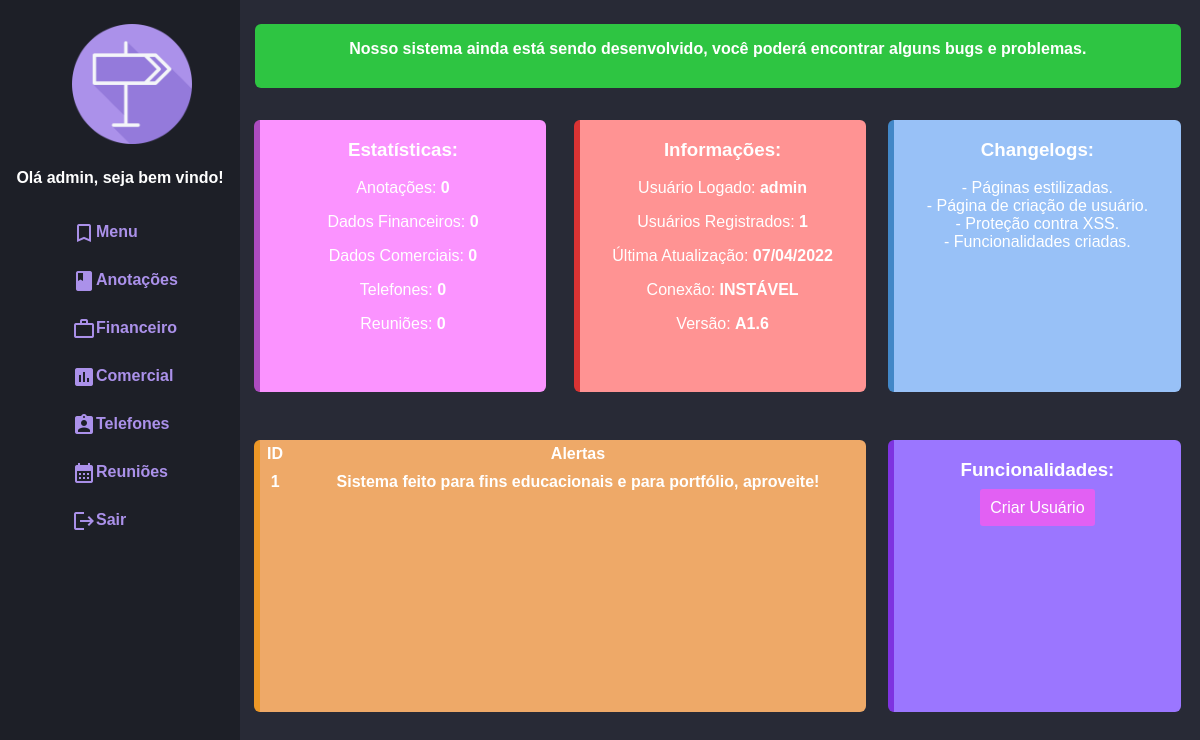
The page /web/main.php (signed in) on the database its author committed.
### tables this page shows
CREATE TABLE `changelogs` (
  `id` int(11) NOT NULL,
  `logs` text DEFAULT NULL,
  `atualizado` text DEFAULT NULL,
  `versao` varchar(5) DEFAULT NULL
);

CREATE TABLE `alerts` (
  `id` int(11) NOT NULL,
  `alerta` text NOT NULL
);

### web/main.php (the view, shortened to what this page needs)
<?php
    include("../system/coredb.php");
    include("../system/menu-left.php");
?>
<!DOCTYPE html>
<html>
    <head>
    </head>
    <body>
        <div class="menu-content">
            <div class="menu-alert">
                <p><strong>Nosso sistema ainda está sendo desenvolvido, você poderá encontrar alguns bugs e problemas.</strong><p>
            </div>
            <div class="menu-changelogs">
                <h3>Changelogs:</h3>
                <p><?php echo $changelogs['logs'];?><p>
            </div>
            <div class="menu-info">
                <h3>Informações:</h3>
                <p>Usuário Logado: <b><?php echo $_SESSION['usuario'];?></b></p>
                <p>Usuários Registrados: <b><?php echo $estUsers['user'];?></b></p>
                <p>Última Atualização: <b><?php echo $atualizadoEm['atualizado'];?></b></p>
                <p>Conexão: <b><?php checarConexao();?></b></p>
                <p>Versão: <b><?php echo $versao['versao'];?></b></p>
            </div>
            <div class="menu-estat">
                <h3>Estatísticas:</h3>
                <p>Anotações: <b><?php echo $estatanotacao['anotacao'];?></b></p>
                <p>Dados Financeiros: <b><?php echo $estFinan['finan'];?></b></p>
                <p>Dados Comerciais: <b><?php echo $estComercial['comer'];?></b></p>
                <p>Telefones: <b><?php echo $estFone['fone'];?></b></p>
                <p>Reuniões: <b><?php echo $estReuniao['reuniao'];?></b></p>
            </div>
            <div class="menu-options">
                <h3>Funcionalidades:</h3>
                <a class="criar-user-button" href="management/index.php" target="_blank">Criar Usuário</a>
            </div>
            <div class="menu-alerts">
                <table border="0" width="100%" bordercolor="#fff" cellspacing="0" cellpadding="5">
                    <tr>
                        <td><strong>ID</strong></td>
                        <td><strong>Alertas</strong></td>
                    </tr>
                    <?php
                        $displayAlerta = mysqli_query($conexao, "SELECT * from alerts order by id desc");
                        while($campo = mysqli_fetch_array($displayAlerta)){?>
                            <tr>
                                <td><b><?=htmlentities($campo['id'])?></b></td>
                                <td><b><?=htmlentities($campo["alerta"])?></b></td>
                            </tr>
                    <?php   }?>
            </div>
        </div>
    </body>
</html>

### system/menu-left.php (shortened to what this page needs)
<!DOCTYPE html>
<html>
<head>
    <link rel="stylesheet" type="text/css" href="../assets/css/web.css">
</head>
<body>
    <div class="menu-left">
        <img class="menu-left-icon" src="../assets/images/menu-left-icon.png">
        <h4 id="title-menu-left">Olá <?php echo $_SESSION['usuario'];?>, seja bem vindo!</h4>
            <nav class="menu-buttons">
                <b><a id="menu-button" href="main.php"><i id="icon_menu" class="material-icons">bookmark_border</i>Menu</a></b>
                <b><a id="menu-anot" href="anotacoes.php" name="anotacoes"><i class="material-icons">book</i>Anotações</a></b>
                <b><a id="menu-finan" href="financeiro.php"><i class="material-icons">work_outline</i>Financeiro</a></b>
                <b><a id="menu-comer" href="comercial.php"><i class="material-icons">assessment</i>Comercial</a></b>
                <b><a id="menu-telef" href="telefones.php"><i class="material-icons">assignment_ind</i>Telefones</a></b>
                <b><a id="menu-reun" href="reunioes.php"><i class="material-icons">calendar_month</i>Reuniões</a></b>
                <b><a id="menu-sair" href="logout.php"><i class="material-icons">logout</i>Sair</a></b>
            </nav>
    </div>
<body>
</html>

### system/coredb.php (shortened to what this page needs)
<?php
$conexao = mysqli_connect(Host, Usuario, Senha, Database) or die ('Não foi possível conectar ao banco de dados!');
$querylogs = "SELECT logs FROM changelogs";
$logs = mysqli_query($conexao, $querylogs);
$changelogs = mysqli_fetch_assoc($logs);
$estatnota = mysqli_query($conexao, "SELECT count(*) as anotacao FROM anotacoes");
$estatanotacao = mysqli_fetch_assoc($estatnota);
$estatFinan = mysqli_query($conexao, "SELECT count(*) as finan FROM financeiro");
$estFinan = mysqli_fetch_assoc($estatFinan);
$estatComercial = mysqli_query($conexao, "SELECT count(*) as comer FROM comercial");
$estComercial = mysqli_fetch_assoc($estatComercial);
$estatFone = mysqli_query($conexao, "SELECT count(*) as fone FROM telefones");
$estFone = mysqli_fetch_assoc($estatFone);
$estatReuniao = mysqli_query($conexao, "SELECT count(*) as reuniao FROM reunioes");
$estReuniao = mysqli_fetch_assoc($estatReuniao);
$estatUsers = mysqli_query($conexao, "SELECT count(*) as user FROM usuarios");
$estUsers = mysqli_fetch_assoc($estatUsers);
$dataLogs = mysqli_query($conexao, "SELECT atualizado from changelogs");
$atualizadoEm = mysqli_fetch_array($dataLogs);
$versaoLogs = mysqli_query($conexao, "SELECT versao from changelogs");
$versao = mysqli_fetch_array($versaoLogs);
function checarConexao() {
    $connected = @fsockopen("localhost", 80);
    if ($connected) {
        $conectado = true;
        echo "ESTÁVEL";
    }
    else {
        $conectado = false;
        echo "INSTÁVEL";
    }
    return $conectado;
}
?>

### assets/css/web.css (style rules this page uses)
body { background-color:#282a36; font-family:arial; }
.menu-left { position:absolute; top:0%; left:0%; width:20%; height:100%; background-color:#1d1f27; }
.menu-left-icon { margin-top:10%; margin-left:30%; width:120px; height:120px; }
h4#title-menu-left { color:#fff; text-align: center; }
.material-icons { vertical-align: middle; }
.menu-buttons { margin-left:30%; }
a#menu-button { position:absolute; text-decoration:none; color:#ab91ea; margin-top:5%; }
a#menu-anot { position:absolute; text-decoration:none; color:#ab91ea; margin-top:25%; }
a#menu-finan { position:absolute; text-decoration:none; color:#ab91ea; margin-top:45%; }
a#menu-comer { position:absolute; text-decoration:none; color:#ab91ea; margin-top:65%; }
a#menu-telef { position:absolute; text-decoration:none; color:#ab91ea; margin-top:85%; }
a#menu-reun { position:absolute; text-decoration:none; color:#ab91ea; margin-top:105%; }
a#menu-sair { position:absolute; text-decoration:none; color:#ab91ea; margin-top:125%; }
.menu-content { position: absolute; top:0%; margin-left:19.8%; height:100%; width:79.5%; background-color:transparent; }
.menu-alert { position:absolute; top:3%; width:97%; height:8%; border-radius:6px; background-color:rgb(46, 197, 66); text-align:center; color:#fff; margin-left:1%; }
.menu-changelogs { position:absolute; width:30%; height:34%; top:15%; right:2%; border-radius:6px; background-color:rgb(152, 193, 247); color:#fff; text-align:center; border-left: 6px solid #4287c7!important; overflow-y:scroll; }
.menu-info { position:absolute; width:30%; height:34%; top:15%; right:35%; border-radius:6px; background-color:rgb(255, 147, 147); color:#fff; text-align:center; border-left: 6px solid #da3333!important; overflow-y:scroll; }
.menu-estat { position:absolute; width:30%; height:34%; top:15%; right:68.5%; border-radius:6px; background-color:rgb(251, 147, 255); color:#fff; text-align:center; border-left: 6px solid #ac4bc0!important; overflow-y:scroll; }
.menu-options { position:absolute; width:30%; height:34%; top:55%; right:2%; border-radius:6px; background-color:rgb(155, 118, 255); color:#fff; text-align:center; border-left: 6px solid #7e33e0!important; }
.criar-user-button { text-decoration:none; background-color:#e260f3; padding:10px; color:#fff; border-radius:3px; }
.menu-alerts { position:absolute; width:63.5%; height:34%; top:55%; right:35%; border-radius:6px; background-color:rgb(238, 169, 104); overflow-y: scroll; color:#fff; text-align:center; border-left: 6px solid #ec9727!important; }

### rows shown on the page
changelogs: logs "- Páginas estilizadas. - Página de criação de usuário. - Proteção contra XSS. - Funcionalidades criadas.", atualizado "07/04/2022", versao "A1.6"
alerts: id "1", alerta "Sistema feito para fins educacionais e para portfólio, aproveite!"

### other values the page prints
$_SESSION['usuario'] "admin"
$estUsers['user'] "1"
$estatanotacao['anotacao'] "0"
$estFinan['finan'] "0"
$estComercial['comer'] "0"
$estFone['fone'] "0"
$estReuniao['reuniao'] "0"
